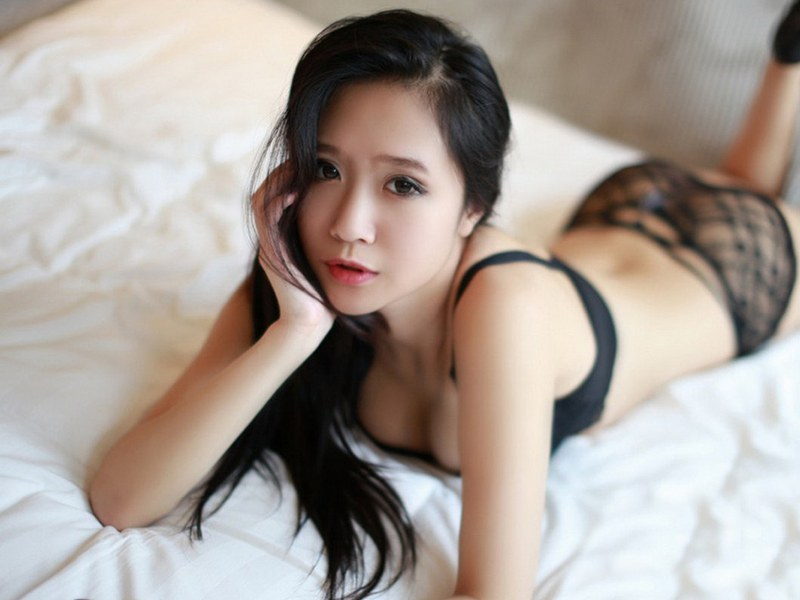
#> input picture 24.text/image0.jpg, 800 x 600 px
$ python text.py
#> lines starting #> are read from the running program, lines starting #| are printed output that depends on the picture; after the words box and inside, x2 and y2 are one past the last pixel; in counts of white or black regions, pixels touching at a corner belong together
# -*- coding: utf-8 -*-
# -*- coding: utf-8 -*-
"""
Created on Sun Feb 10 09:56:47 2019

@author: miss.j
"""
# x->300-500
# y->400-500
import cv2
import numpy as np
from random import randint
import math
def func(src, pos):
    (x, y) = pos
    _width = int( src.shape[1] / 3)
    _height = int(src.shape[0] / 3)

    for i in range(_height):
        for j in range(_width):
            src[i ,j] =  src[i + x, j + y]

def main():

    img0 = cv2.imread("image0.jpg",1)
#> img0 is the input picture: shape (600, 800, 3); mean B, G, R 152.6, 159.6, 169.6

    Info = img0.shape
#> Info = (600, 800, 3)
    height = int(Info[0]/3)
#> height = 200
    width = int(Info[1]/3)
#> width = 266
    font = cv2.FONT_HERSHEY_SIMPLEX
    cv2.putText(img0, "this is a beauty", (100, 300), font, 2, (200,100,200), 10, cv2.LINE_AA)
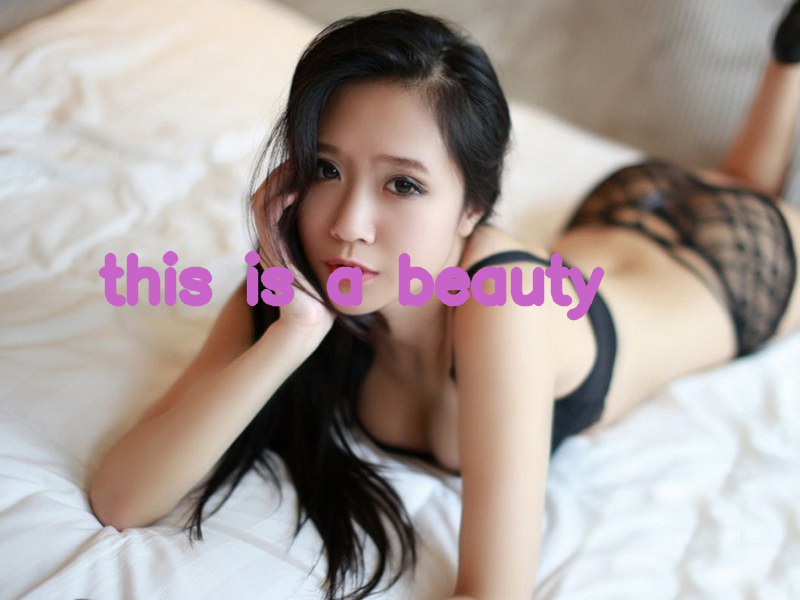
#> img0: shape (600, 800, 3); 2.89% of pixels changed, all inside (x1, y1, x2, y2) = (98, 250, 605, 321)

    func(img0, (400,300))
#> after the loop in func, `for i in range(_height):`:
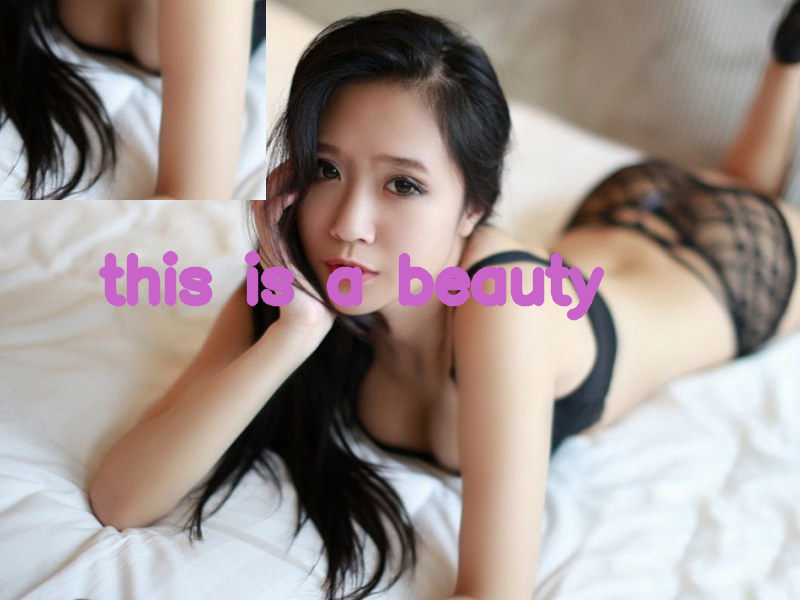
#> src: shape (600, 800, 3); mean B, G, R 144, 148.2, 160.9
    cv2.imshow("src", img0)
    cv2.waitKey(0)

if __name__ == "__main__":
    main()
